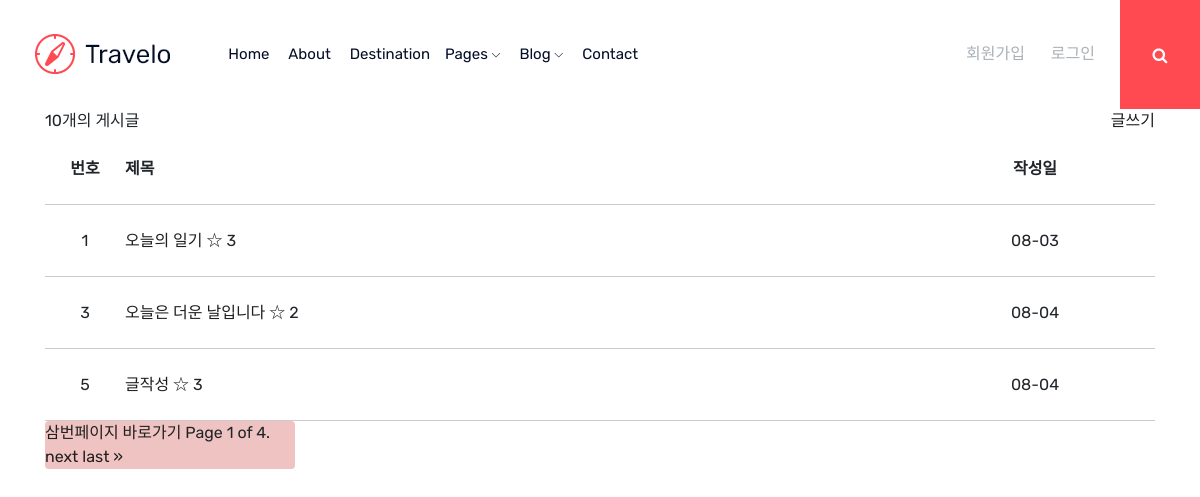
The page / on the database its author committed.
### board/models.py (models this page shows, shortened)
class Post(models.Model):
    author = models.ForeignKey(settings.AUTH_USER_MODEL,
                               on_delete=models.CASCADE,
                               null=True,
                               related_name="created_posts")
    title = models.CharField("제목", max_length=50)
    camp_type = models.CharField("캠프 타입", max_length=20,default = '')
    camp_type_choice = (
		('백패킹', 'back'),
        ('차박', 'car'),
        ('오토캠핑', 'auto'))
    camp_type = models.CharField("캠프 타입", max_length=20, choices=camp_type_choice)
    desc = models.TextField("내용")     #사진 포함. photo = models.ImageField("사진", blank=True)
    position_latitude = models.FloatField("위도", null=True, blank=True, default=None)
    position_longitude= models.FloatField("경도", null=True, blank=True, default=None)
    address=models.CharField("주소", max_length=200,default = '')
    facility_toilet = models.BooleanField("화장실", default=False)
    facility_showerroom = models.BooleanField("샤워실",default=False)
    facility_cookroom = models.BooleanField("취사장", default=False)
    facility_store = models.BooleanField("매점", default=False)
    facility_electric = models.BooleanField("전기시설", default=False)
    facility_water_sewage = models.BooleanField("상하수시설", default=False)
    facility_fire = models.BooleanField("화재관련시설", default=False)
    capacity = models.FloatField("야영 가능한 사이트 수", null=True, blank=True, default=None)
    price_min=models.FloatField("최소이용가격", null=True, blank=True, default=None)
    price_max=models.FloatField("최대이용가격", null=True, blank=True, default=None)
    like = models.ManyToManyField(settings.AUTH_USER_MODEL,
                                  related_name="liked_posts")
    create_at = models.DateTimeField('처음작성시각', default=timezone.now)

### board/views.py (the view)
# urls.py: path('', index, name="index"),
def index(request):
    context = dict()
    search_q = request.GET.get('q', '')
    filter_q = request.GET.get('filter', '')  #filter_q = 오늘
    search_post = Post.objects.filter(
        Q(title__icontains=search_q) | Q(desc__icontains=search_q))
    filter_post = search_post.filter(
        Q(title__icontains=filter_q) | Q(desc__icontains=filter_q))
    paginator = Paginator(filter_post, 3)  # Show 25 contacts per page.
    page_number = request.GET.get('page')
    page_obj = paginator.get_page(page_number)
    context['all_post'] = filter_post
    context['page_obj'] = page_obj
    return render(request, 'index.html', context)

### board/templates/index.html (shortened to what this page needs)
{% extends 'header.html' %}
{%load static%}
{% block extrahead %}
    <link rel="stylesheet" href="{% static 'css/index.css' %}" type="text/css" />
{% endblock %}
{% block content %}
<div class = "container">
{{all_post|length}}개의 게시글
    <div class="write" style="float: right;">
    <a class="black_btn" href="{% url 'write' %}">글쓰기</a>
    </div>
<section>
    <div class="post_row post_row_label">
        <div class="post_id"> 번호 </div>
        <div class="post_title"> 제목 </div>
        <div class="post_date">작성일</div>
    </div>
    {% for one_post in page_obj %}
         <div class="post_row">
            <div class="post_id"> {{one_post.id}} </div>
            <div class="post_title">
                <a href="{% url 'detail' one_post.id %}">{{one_post.title}}</a>
                {% if user in one_post.like.all %}
                <a href="{% url 'like' one_post.id %}">★</a>
                {%else%}
                <a href="{% url 'like' one_post.id %}">☆</a>
                {%endif%}
                {{one_post.like.all|length }}
            </div>
            <div class="post_date">{{one_post.create_at|date:" m-d "}}</div>
        </div>
    {%endfor%}
    <div class="text_center" style="display: block; align-items:center; justify-content:center;">
    <div class="pagination" style = 'width:250px; background-color: rgb(240, 195, 195);'>
        <span class="step-links" >
            <a href="?page=3">삼번페이지 바로가기</a>
            <span class="current">
                Page {{ page_obj.number }} of {{ page_obj.paginator.num_pages }}.
            </span>
            {% if page_obj.has_next %}
                <a href="?page={{ page_obj.next_page_number }}">next</a>
                <a href="?page={{ page_obj.paginator.num_pages }}">last &raquo;</a>
            {% endif %}
        </span>
    </div>
    </div>
    </div>
{%endblock%}

### board/static/css/index.css (style rules this page uses)
section { width:100%; display:flex; flex-direction: column; background-color:white; }
.post_row { display:flex; align-items: center; height:4.5rem; border-bottom:1.5px solid #ccc; }
.post_row_label div { font-weight:bold; }
.post_id { width:5rem; text-align:center; }
.post_title { flex:1; }
.post_date { width:15rem; text-align:center; }

### rows shown on the page
Post: id "1", title "오늘의 일기", like.all|length "3", create_at "08-03"
Post: id "3", title "오늘은 더운 날입니다", like.all|length "2", create_at "08-04"
Post: id "5", title "글작성", like.all|length "3", create_at "08-04"

### other values the page prints
{{ all_post|length }} "10"
{{ page_obj.number }} "1"
{{ page_obj.paginator.num_pages }} "4"
